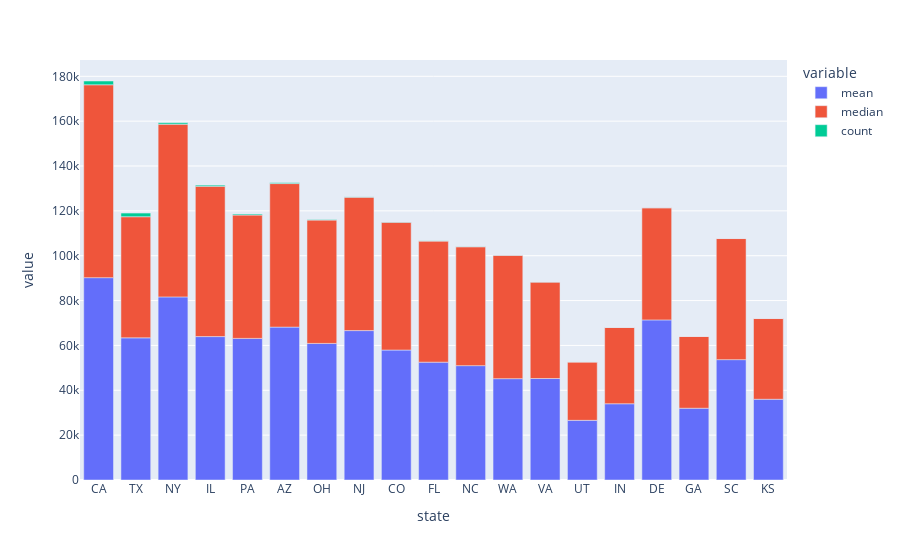

This figure's notebook cell:
### Code cell
px.bar(by_state)

### Figure 1 — Plotly figure (JSON) as saved in the notebook; plotly's stock layout.template omitted (floating-point values rounded to 4 significant figures)
{"data": [{"alignmentgroup": "True", "hovertemplate": "variable=mean<br>state=%{x}<br>value=%{y}<extra></extra>", "legendgroup": "mean", "marker": {"color": "#636efa"}, "name": "mean", "offsetgroup": "mean", "orientation": "v", "showlegend": true, "textposition": "auto", "type": "bar", "x": ["CA", "TX", "NY", "IL", "PA", "AZ", "OH", "NJ", "CO", "FL", "NC", "WA", "VA", "UT", "IN", "DE", "GA", "SC", "KS"], "xaxis": "x", "y": [90220.0, 63390.0, 81630.0, 63950.0, 63140.0, 68170.0, 60900.0, 66620.0, 57950.0, 52540.0, 50990.0, 45190.0, 45250, 26610.0, 34000, 71380.0, 32000, 53670.0, 36000], "yaxis": "y"}, {"alignmentgroup": "True", "hovertemplate": "variable=median<br>state=%{x}<br>value=%{y}<extra></extra>", "legendgroup": "median", "marker": {"color": "#EF553B"}, "name": "median", "offsetgroup": "median", "orientation": "v", "showlegend": true, "textposition": "auto", "type": "bar", "x": ["CA", "TX", "NY", "IL", "PA", "AZ", "OH", "NJ", "CO", "FL", "NC", "WA", "VA", "UT", "IN", "DE", "GA", "SC", "KS"], "xaxis": "x", "y": [86000, 54000, 77000, 67000, 55000, 64000, 55000, 59500, 57000, 54000, 53000, 55000, 43000, 26000, 34000, 50000, 32000, 54000, 36000], "yaxis": "y"}, {"alignmentgroup": "True", "hovertemplate": "variable=count<br>state=%{x}<br>value=%{y}<extra></extra>", "legendgroup": "count", "marker": {"color": "#00cc96"}, "name": "count", "offsetgroup": "count", "orientation": "v", "showlegend": true, "textposition": "auto", "type": "bar", "x": ["CA", "TX", "NY", "IL", "PA", "AZ", "OH", "NJ", "CO", "FL", "NC", "WA", "VA", "UT", "IN", "DE", "GA", "SC", "KS"], "xaxis": "x", "y": [1687, 1633, 658, 527, 438, 392, 212, 118, 96, 96, 90, 53, 48, 33, 23, 21, 4, 3, 3], "yaxis": "y"}], "layout": {"barmode": "relative", "legend": {"title": {"text": "variable"}, "tracegroupgap": 0}, "margin": {"t": 60}, "xaxis": {"anchor": "y", "domain": [0, 1], "title": {"text": "state"}}, "yaxis": {"anchor": "x", "domain": [0, 1], "title": {"text": "value"}}}}
